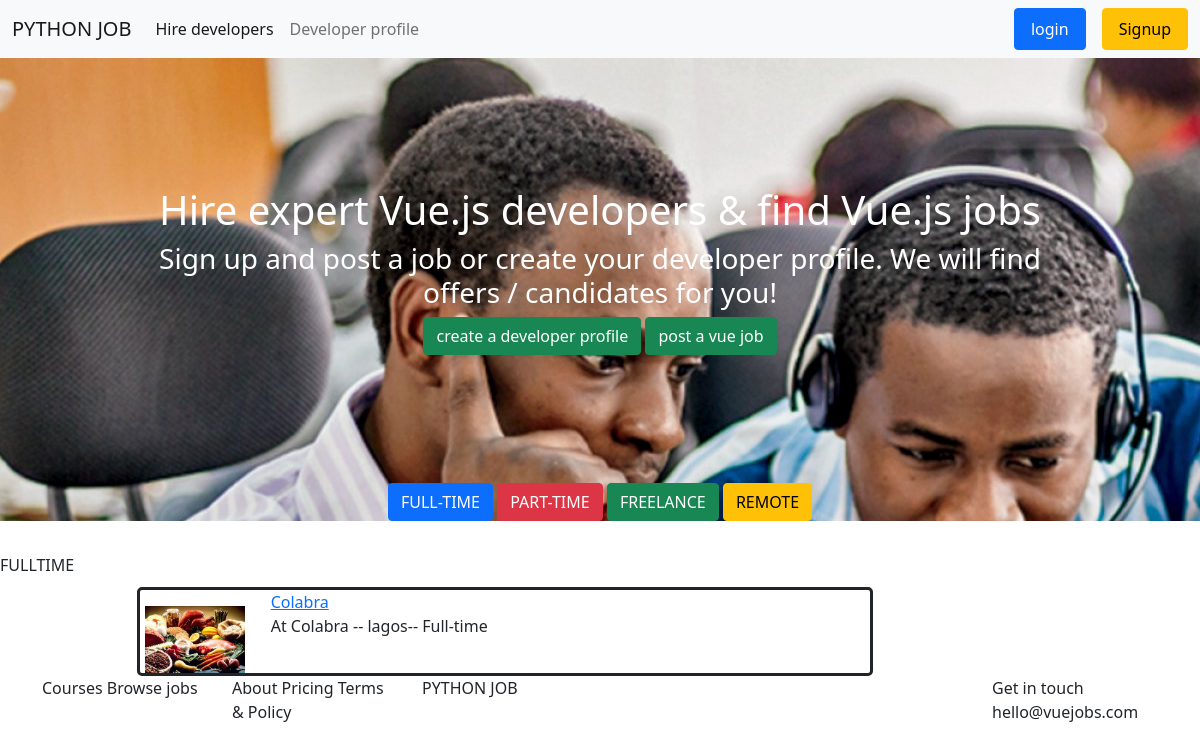
/FULL_TIME/, run on an earlier commit of the app's database.
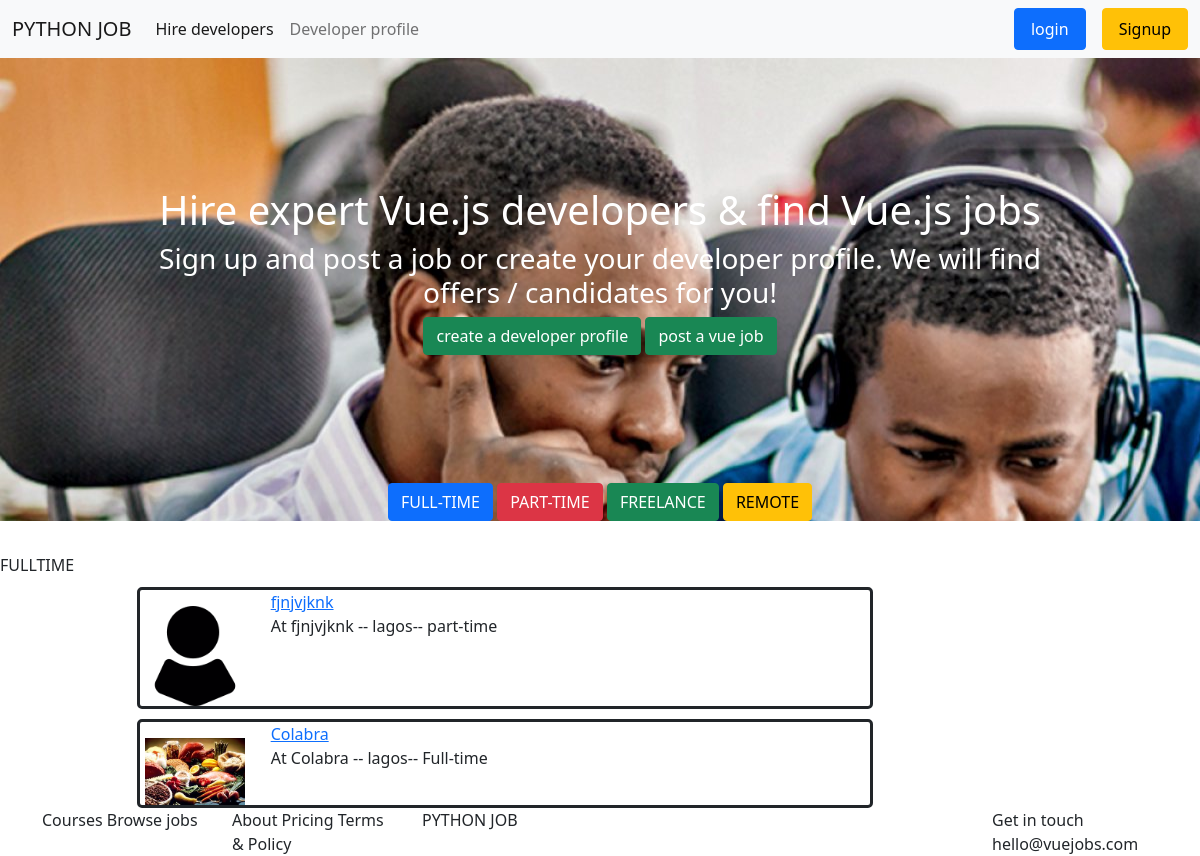
And on a later commit of the database.
### jobs/models.py (models this page shows, shortened)
class Company_detail(models.Model):
    user = models.OneToOneField(User, null=True, blank=True, on_delete=models.CASCADE, related_name = 'text_content')
    Company_name = models.CharField(max_length=100, null=True, blank=True)
    Company_logo= models.ImageField(upload_to='images/', null=True,default="images/profile1.png", blank=True)
    Company_Describe = models.TextField( null=True, blank=True)
    website = models.CharField(max_length=200, null=True, blank=True)
    Job_title = models.CharField(max_length=100, null=True, blank=True  )
    Job = models.CharField(max_length=100, null=True, choices=Job_type, blank=True)
    Level_of_seniority = models.CharField(max_length=100, null=True, choices=Level, blank=True)
    Job_description = models.TextField(null=True, blank=True)
    short_Job_description = models.CharField(max_length=100, null=True,blank=True)
    How_to_apply = models.TextField(null=True, blank=True)
    Application_target = models.CharField(max_length=200,blank=True, null=True)
    Location = models.CharField(max_length=100, null=True,blank=True )
    tags = models.ManyToManyField(Tag, blank=True,)

### jobs/views.py (the view)
# urls.py: path('FULL_TIME/', views.FULL_TIME, name="fultime"),
def FULL_TIME(request):
    jobs = Company_detail.objects.filter(tags__name="FULLTIME")
    for i in jobs:
        print(i.Company_name)
    status = 'FULLTIME'
    context =  {'jobs':jobs, 'status':status,}
    return render(request, 'job_status_page.html',context )

### templates/job_status_page.html (shortened to what this page needs)
{% extends 'base.html' %}
{% block content %}
{% load static %}
{%  include 'sec.html' %}
{{status}}
<section class="index_sec2">
    <div class="container">
        <div class="row">
            <div class="col-md-1 ">
            </div>
            <div class="col-md-8">
                {%for job in jobs reversed %}
                    <div class="index_sec2_job">
                        <div class="row">
                            <div class="col-sm-2 job_img">
                                <img src="{{job.Company_logo.url}}" alt="company logo" width="100">
                            </div>
                            <div class="col-sm-9">
                                <div><a href="{%  url 'job_detail' job.id%}">{{job.Company_name}}</a></div>
                                <div>At {{job.Company_name}} -- {{job.Location}}-- {{job.Job}}</div>
                            </div>
                        </div>
                    </div>
                {% endfor %}
            </div>
            <div class="col-md-2"> </div>
        </div>
    </div>
</section>
{%  include 'footer.html' %}
{% endblock content %}

What changed in the data, as far as the page shows it:
added Company_detail: Company_logo (picture), Company_name "fjnjvjknk", Location "lagos", Job "part-time"
